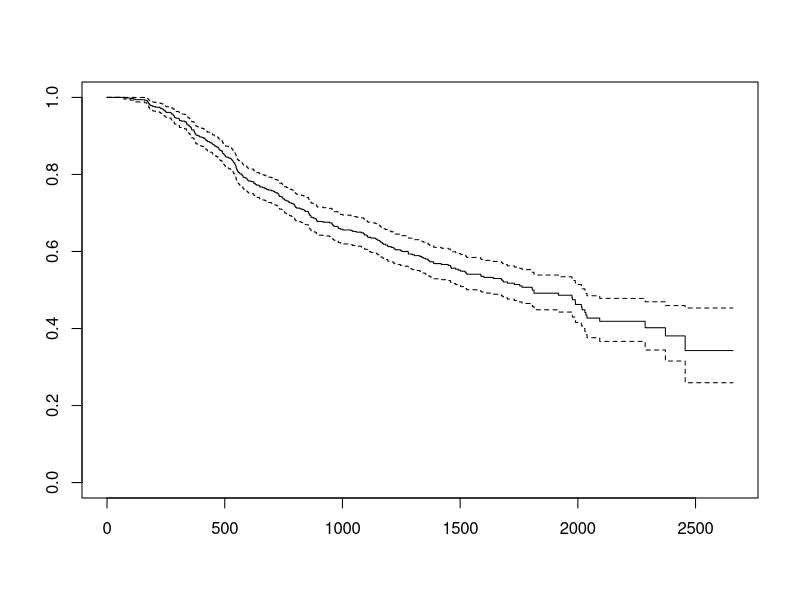
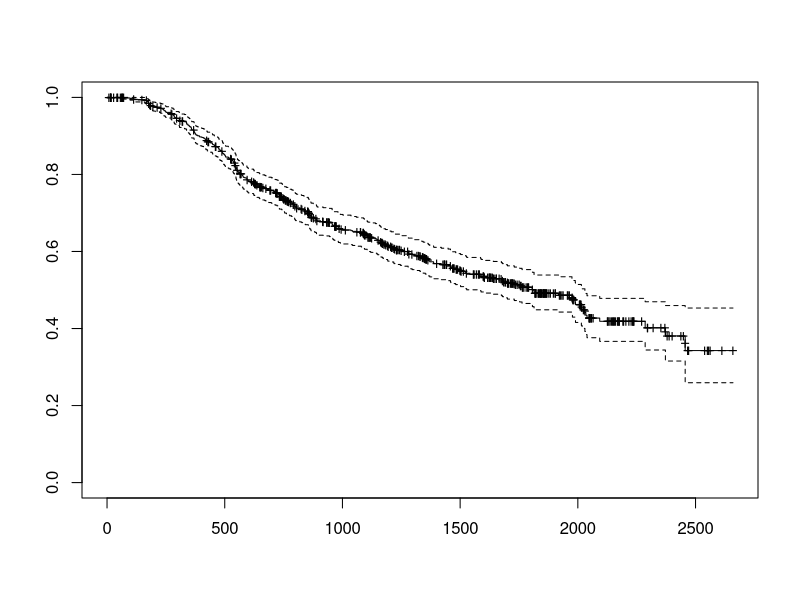
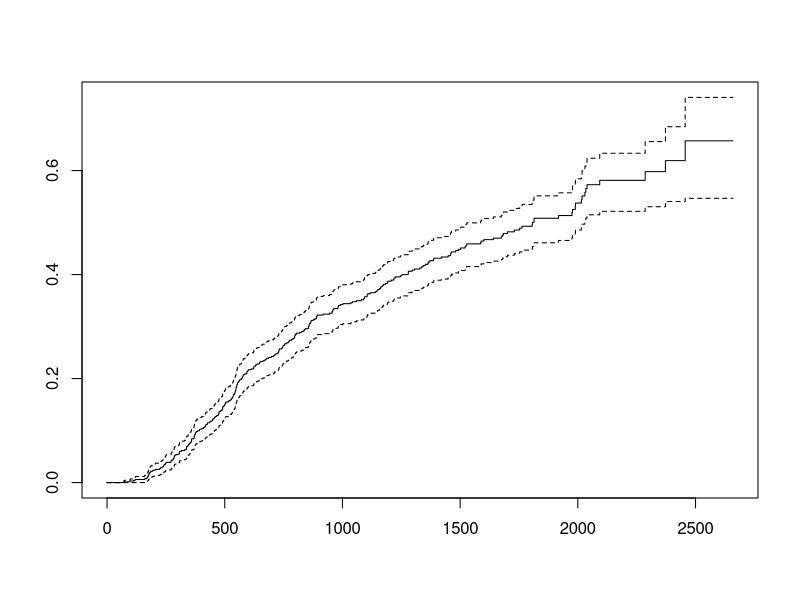
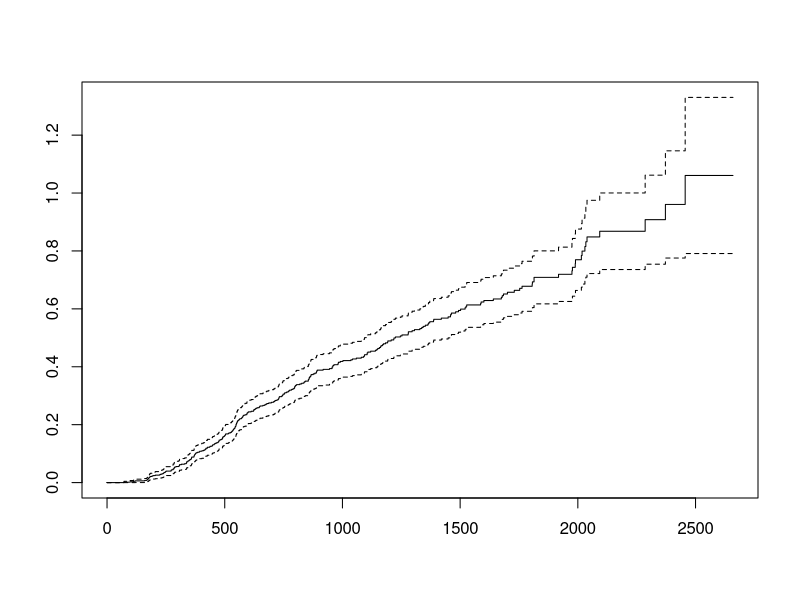
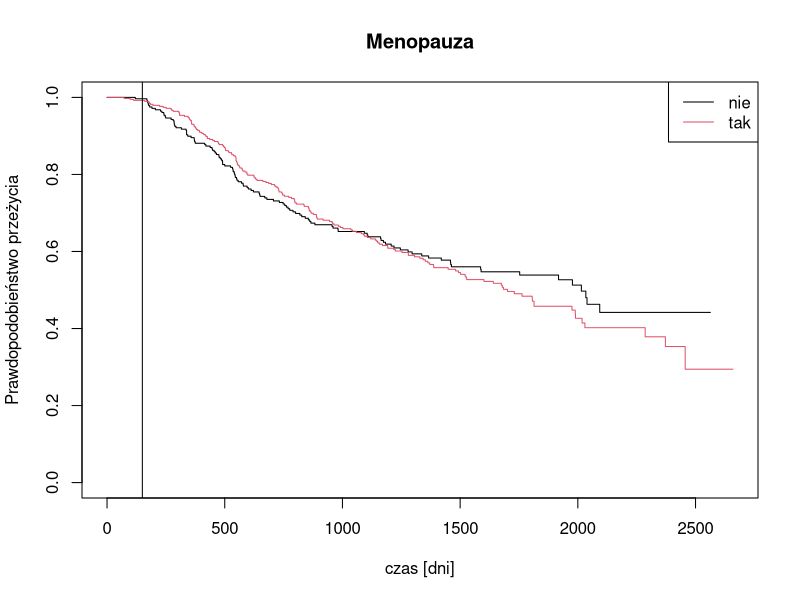
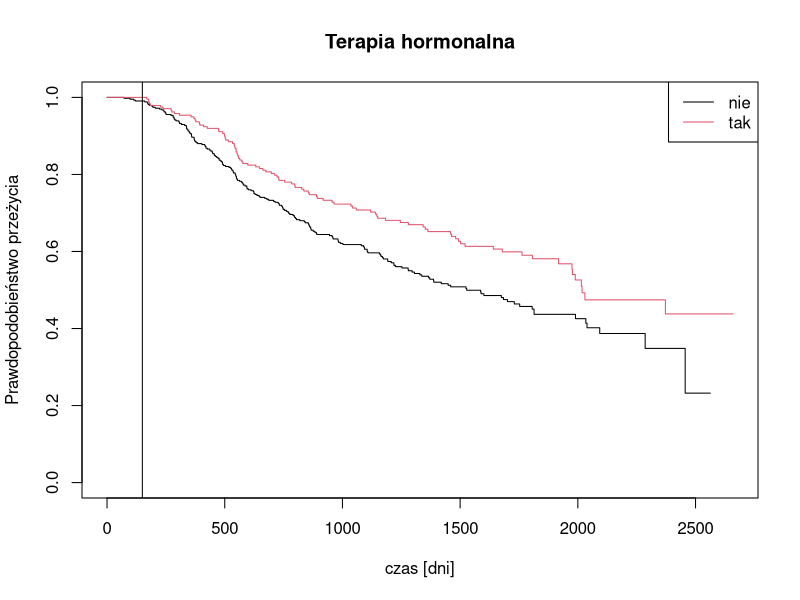
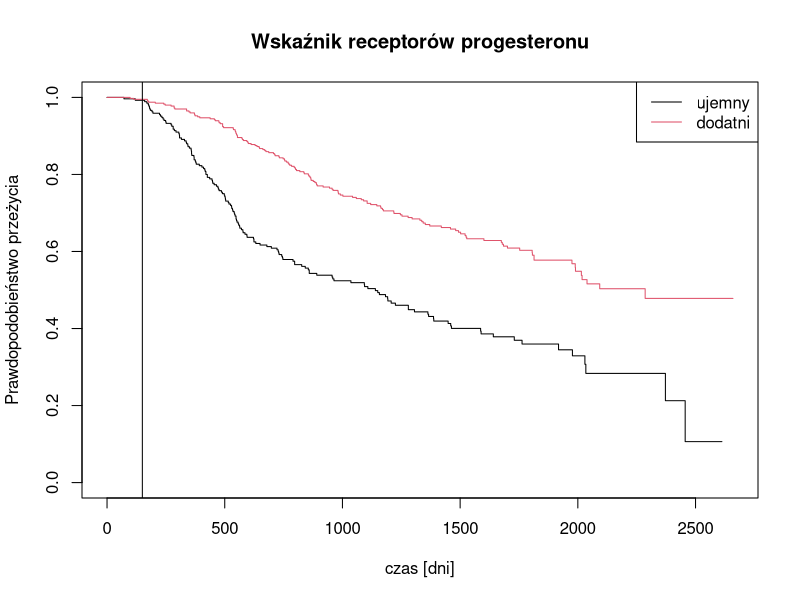
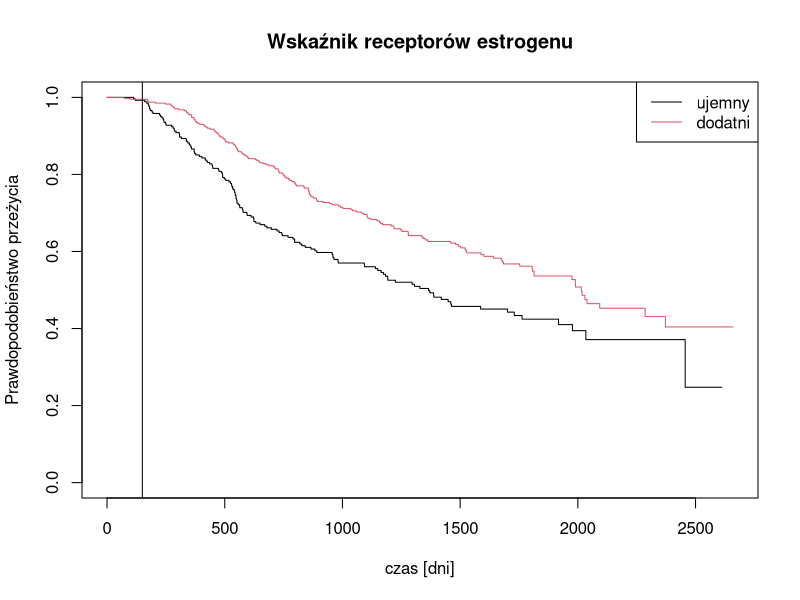

These charts were generated, in order, by the following R code:
library(survival)
library(KMsurv)
library(survMisc)
library(foreign)
library(rms)
library(dplyr)

df <- read.dta("gbcs_short.dta")

head(df)
summary(df)

# ===== KTORE ZE ZMIENNYCH MAJA WPLYW NA CZAS PRZEZYCIA BEZ NAWROTU CHOROBY? =====

### 1 ###
# WYKRESY/STATYSTYKI OPISOWE 
# wplyw zmiennych na czas przezycia

km <-survfit(Surv(df$rectime, df$censrec) ~ 1)
plot(km) #to jest funkcja przezycia 
plot(km, mark="+") #to jest funkcja przezycia z zaznaczonymi danymi cenzurowanymi

plot(km, fun="event") #to jest' estymator KM
plot(km, fun="cumhaz") #to jest funkcja skumulowanego hazardu

summary(km)
mediana <- min(km$time[1-km$surv>=0.5])

#dzielimy sobie na grupy teraz wzgledem zmiennych skategoryzowanych

#menopauza
#1 - nie, 2 - tak
km_meno <-survfit(Surv(rectime, censrec) ~ meno, data = df)
plot(km_meno, col=1:2, main="Menopauza", 
     xlab ="czas [dni]", ylab="Prawdopodobieństwo przeżycia")
legend("topright", c("nie","tak"), col=c(1,2), lwd=1)
abline(v=150)
#Przecinaja sie - trzeba formalny test zeby to stwierdzic


#uzycie terapii hormonalnej
#1 - nie, 2 - tak
km_horm <-survfit(Surv(rectime, censrec) ~ horm, data = df)
plot(km_horm, col=1:2, main="Terapia hormonalna", 
     xlab ="czas [dni]", ylab="Prawdopodobieństwo przeżycia")
legend("topright", c("nie","tak"), col=c(1,2), lwd=1)
abline(v=150)

#WNIOSEK: mozna tak wstepnie powiedziec, ze uzycie terapii hormonalnej ma istotny wplyw na przezycie
#przy - 2 tak - uzywaniu terapii, pstwo przezycia jest wieksze 


# wskaznik progesteronu
#0 - ujemny, 1 - dodatni
km_prog <-survfit(Surv(rectime, censrec) ~ prog, data = df)
plot(km_prog, col=1:2, main="Wskaźnik receptorów progesteronu", 
     xlab ="czas [dni]", ylab="Prawdopodobieństwo przeżycia")
legend("topright", c("ujemny","dodatni"), col=c(1,2), lwd=1)
abline(v=150)

#WNIOSEK: mozna tak wstepnie powiedziec, ze progesteron ma istotny wplyw na przezycie
#przy - 1 dodatnim wskazniku progesteronu - pstwo przezycia jest wieksze

#wskaznik estrogenu
#0 - ujemny, 1 - dodatni
km_estr <-survfit(Surv(rectime, censrec) ~ estr, data = df)
plot(km_estr, col=1:2, main="Wskaźnik receptorów estrogenu", 
     xlab ="czas [dni]", ylab="Prawdopodobieństwo przeżycia")
legend("topright", c("ujemny","dodatni"), col=c(1,2), lwd=1)
abline(v=150)

#WNIOSEK: tak samo, widzimy istotne roznice pomiedzy tymi oboma grupami
# dodatni wskaznik receptorow estrogenu - wieksze pstwo przezycia

#stopien zroznicowania komorek nowotworu 
# 1 - niski, 2 - sredni, 3-wysoki

km_grade <-survfit(Surv(rectime, censrec) ~ grade, data = df)
plot(km_grade, col=1:3, main="Stopień zrożnicowania komorek nowotworu", 
     xlab ="czas [dni]", ylab="Prawdopodobieństwo przeżycia")

legend("topright", c("niski","średni", "wysoki"), col=c(1:3), lwd=1)
abline(v=100)
# WNIOSEK: bez zaskoczenia, wystepuja roznice, oczywiscie im wiekszy stopien zroznicowania komorek nowotworowych
# tym mniejsze prawdopodobienstwo przezycia



#UWAGA:Mozna dodac ze poczatki nie roznia sie za wiele - pierwsze 150dni - te zachowanie w grupach 
#jest takie samo, moze poza ostatnim wykresem, tam bardziej pierwsze 100dni.

#UWAGA: moze byc tak, ze funkcje sie nie krzyzuja, ale sa na tyle blisko siebie, ze moze wystepowac tak naprawde brak istotnych roznic
#dlatego nalezy zastosowac testy statystyczne zeby formalnie sprawdzic czy jakies roznice tam wystepuja czy nie 


### 2 ###
# TESTY - ocena hipotez dotyczacych roznic w funkcjach przezycia

# test porownania dwoch grup

mod <- comp(ten(Surv(rectime, censrec) ~ meno, data=df))
comp(ten(Surv(rectime, censrec) ~ meno, data=df))
# p-wartosci
#maxAbsZ        Var      Q  pSupBr
#1          9.5143e+00 7.2350e+01 1.1185 0.52508
#n          5.7590e+03 1.6340e+07 1.4247 0.30846
#sqrtN      2.3388e+02 3.2258e+04 1.3022 0.38553
#S1         8.7347e+00 4.3141e+01 1.3299 0.36700
#S2         8.7203e+00 4.2932e+01 1.3309 0.36633
#FH_p=1_q=1 2.5883e+00 2.2613e+00 1.7212 0.17043
#te dwie funkcje sie przecinaly ale p-value testu jest duze wszedzie, a na pewno > 0.05
#wiec stastystycznie widocznie nie jest taka istota roznica pomiedzy tym czy mamy menopauze czy nie mamy


survdiff(Surv(rectime, censrec) ~ meno, data=df)


mod2 <- Surv(df$rectime, df$censrec) ~ df$horm
survdiff(mod2) #zgodnie z oczekiwaniami p-value malutkie
#wystepuja istotne roznice

mod3 <- Surv(df$rectime, df$censrec) ~ df$prog
survdiff(mod3) #zgodnie z oczekiwaniami p-value malutkie
#wystepuja istotne roznice

mod4 <- Surv(df$rectime, df$censrec) ~ df$estr
survdiff(mod4) #zgodnie z oczekiwaniami p-value malutkie
#wystepuja istotne roznice

mod5 <- Surv(df$rectime, df$censrec) ~ df$grade
survdiff(mod5) #zgodnie z oczekiwaniami p-value malutkie
#wystepuja istotne roznice

# WNIOSKI: formalnie za pomoca testow statystycznych zweryfikowalismy to, ze w 
# grupach w czynnikach takie jak horm, prog, estr i grade - wystepuja istotne 
# roznice w funkcjach przezycia
# nie wystepuja dla zmiennej menopauza


### TEST W GRUPACH

# progesteron
df.nprog<-df[df$prog==0,]
df.pprog<-df[df$prog==1,]

km.nprog<-survfit(Surv(rectime, censrec) ~ horm, data=df.nprog)
km.pprog<-survfit(Surv(rectime, censrec) ~ horm, data=df.pprog)

X11()
par(mfrow=c(1,2))

plot(km.nprog,col=c(1,2),lwd=2, main="Ujemny wskaźnik receptorów progesteronu", 
     xlab ="czas [dni]", ylab="Prawdopodobieństwo przeżycia")
legend("topright",c("brak terapii hormonalnej","terapia hormonalna"),col=c(1,2),lwd=1)

plot(km.pprog,col=c(1,2),lwd=2, main="Dodatni wskaźnik receptorów progesteronu",
     xlab ="czas [dni]", ylab="Prawdopodobieństwo przeżycia")
legend("topright",c("brak terapii hormonalnej","terapia hormonalna"),col=c(1,2),lwd=1)


# oddzielne testy w obu grupach
survdiff(Surv(rectime, censrec) ~ horm, data=df.nprog)
# p= 0.6 
survdiff(Surv(rectime, censrec) ~ horm, data=df.pprog)
# p= 5e-04 
# WNIOSEK: W grupie kobiet z dodatnim wskaźnikiem receptorów progesteronu, terapia hormonalna ma
# pozytywny wpływ na prawdopodobieństwo przeżycia, natomiast w grupie z ujemnym 
# wskaźnikiem receptorów progesteronu nie ma istotnych rożnic w przypadku leczenia
# hormonalnego

# estrogen
df.nestr<-df[df$estr==0,]
df.pestr<-df[df$estr==1,]

km.nestr<-survfit(Surv(rectime, censrec) ~ horm, data=df.nestr)
km.pestr<-survfit(Surv(rectime, censrec) ~ horm, data=df.pestr)

X11()
par(mfrow=c(1,2))

plot(km.nestr,col=c(1,2),lwd=2, main="Ujemny wskaźnik receptorów estrogenu",
     xlab ="czas [dni]", ylab="Prawdopodobieństwo przeżycia")
legend("topright",c("brak terapii hormonalnej","terapia hormonalna"),col=c(1,2),lwd=2)

plot(km.pestr,col=c(1,2),lwd=2, main="Dodatni wskaźnik receptorów estrogenu",
     xlab ="czas [dni]", ylab="Prawdopodobieństwo przeżycia")
legend("topright",c("brak terapii hormonalnej","terapia hormonalna"),col=c(1,2),lwd=2)

# oddzielne testy w obu grupach
survdiff(Surv(rectime, censrec) ~ horm, data=df.nestr)
# p= 0.2 
survdiff(Surv(rectime, censrec) ~ horm, data=df.pestr)
# p= 0.02 
# WNIOSEK: W grupie kobiet z dodatnim wskaźnikiem receptorów estrogenu, terapia 
# hormonalna ma pozytywny wpływ na prawdopodobieństwo przeżycia, natomiast w grupie 
# z ujemnym wskaźnikiem nie ma istotnych rożnic w przypadku leczenia hormonalnego


### TESTY DLA TRENDU ###

km.grade <- survfit(Surv(rectime, censrec) ~ grade, data = df)
plot(km.grade, col=1:3, main = "Stopień zróżnicowania komórek nowotworu",
     xlab ="czas [dni]", ylab="Prawdopodobieństwo przeżycia")
legend("topright",c("niski","średni", "wysoki"),col=c(1,2,3),lty=1,lwd=2, bty="n")

# Funkcje przeżycia układaja sie od najwiekszej, do najmniejszej - zachowyany
# dobry porzadek do testu trendu

grade.test <- survdiff(Surv(rectime, censrec) ~ grade, data = df)

# Statystyka testu dla trendu oparta o logrank
l <- sum((grade.test$obs-grade.test$exp)*(1:3))
m <- sqrt(sum(outer(1:3,1:3,"*")*grade.test$var))

Z <- l/m  
# Z = 4.47

pval <- 1-pnorm(Z)
# 3.952194e-06
# Odrzucamy H0 na rzecz H1 o tym, że widoczny trend (im wyższy stopień zróżnicowania,
# tym mniejsza funkcja przeżycia) jest statystycznie  istotny



### 3 ###
#czy testy powinny brac pod uwage wplyw innych czynnikow niz leczenie. 
#czyli czy musimy rozpatrywac:
# 1) size - wielkosc guza 
# 2) nodes - liczbe wezlow chlonnych z przerzutami nowotworu 

min(df$nodes)
max(df$nodes)


quantile(df$nodes, 0.25) #1
quantile(df$nodes, 0.5) #3
quantile(df$nodes,0.75) #7
boxplot(df$nodes)

# grupujemy po liczbie węzłów chłonnych 

df$nodes_gr2<- cut(df$nodes, 
                   breaks = c(0, 3, 51),
                   labels = c(1, 2),
                   include.lowest = TRUE)
df$nodes_gr2 <- as.numeric(df$nodes_gr2)

# sprawdzamy, czy podzial jest ok
df %>%   group_by(nodes_gr2) %>%   summarize(liczba_przypadkow = sum(censrec, na.rm = TRUE))
#  nodes_gr2 liczba_przypadkow
#1         1               119
#2         2               180



krzywa_przezycia_nodes1 <- survfit(Surv(rectime, censrec) ~ 1, 
                                   data=df,
                                   subset = nodes_gr2 == 1,
                                   se.fit = FALSE)

krzywa_przezycia_nodes2 <- survfit(Surv(rectime, censrec) ~ 1, 
                                   data=df,
                                   subset = nodes_gr2 == 2,
                                   se.fit = FALSE)
X11()
par(mfrow=c(1,2))
plot(krzywa_przezycia_nodes1,col="red", xlab = "czas (dni)", ylab = "prawdopodobieństwo przeżycia", 
     main = "Liczba węzłów chłonnych z przerzutami nowotworu ")
lines(krzywa_przezycia_nodes2,col="green")
legend("topright", legend = c("nodes < 3", "nodes > 3"),  
       fill = c("red", "green"))

# testujemy
test_nodes <- survdiff(Surv(rectime, censrec) ~ nodes_gr2, data = df)
print(test_nodes) # p= <2e-16  < 0.05 => odrzucamy H0 => krzywe roznia sie istotnie




#size

min(df$size) #3
max(df$size) #120

quantile(df$size, 0.25) #20
quantile(df$size, 0.5) #25
quantile(df$size,0.75) #35
boxplot(df$size)
abline(h=35)
abline(h=25)
abline(h=20)

df$size_gr2<- cut(df$size, 
                  breaks = c(0, 20, 25, 35, 120),
                  labels = c(1, 2, 3, 4),
                  include.lowest = TRUE)

df$size_gr2<- as.numeric(df$size_gr2)
df %>%   group_by(size_gr2) %>%   summarize(liczba_przypadkow = sum(censrec, na.rm = TRUE))

#  size_gr2 liczba_przypadkow
#1        1                65
#2        2                76
#3        3                83
#4        4                75

krzywa_przezycia_size1 <- survfit(Surv(rectime, censrec) ~ 1, 
                                  data=df,
                                  subset = size_gr2 == 1,
                                  se.fit = FALSE)

krzywa_przezycia_size2 <- survfit(Surv(rectime, censrec) ~ 1, 
                                  data=df,
                                  subset = size_gr2 == 2,
                                  se.fit = FALSE)
krzywa_przezycia_size3 <- survfit(Surv(rectime, censrec) ~ 1, 
                                  data=df,
                                  subset = size_gr2 == 3,
                                  se.fit = FALSE)
krzywa_przezycia_size4 <- survfit(Surv(rectime, censrec) ~ 1, 
                                  data=df,
                                  subset = size_gr2 == 4,
                                  se.fit = FALSE)



plot(krzywa_przezycia_size1,col="red", xlab = "czas (dni)", ylab = "prawdopodobieństwo przeżycia", 
     main = "Wielkość guza (w cm)")
lines(krzywa_przezycia_size2,col="green")
lines(krzywa_przezycia_size3,col="blue")
lines(krzywa_przezycia_size4,col="yellow")
legend("topright", legend = c("size < 20", "size 20-25", "size 25-35", "size>35"),  
       fill = c("red", "green", "blue", "yellow"))


# testujemy
test_size <- survdiff(Surv(rectime, censrec) ~ size_gr2, data = df)
print(test_size) # p= p= 0.009   < 0.05 => odrzucamy H0 => krzywe roznia sie istotnie

# test trendu 

size_test <- survdiff(Surv(rectime, censrec) ~ size_gr2, data = df)

l <- sum((size_test$obs-size_test$exp)*(1:4))
m <- sqrt(sum(outer(1:4,1:4,"*")*size_test$var))

Z<-l/m
# Z = 3.370494

pval <- 1-pnorm(Z)
# 0.0003751677
# odrzucamy H0 na rzecz H1 o tym, ze widoczny trend (im wiekszy guz) jest statystycznie  istotny
